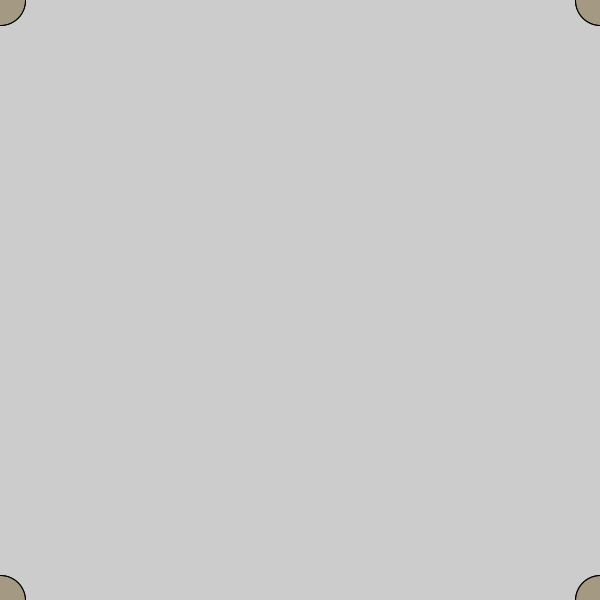
Frame 1 (no input)
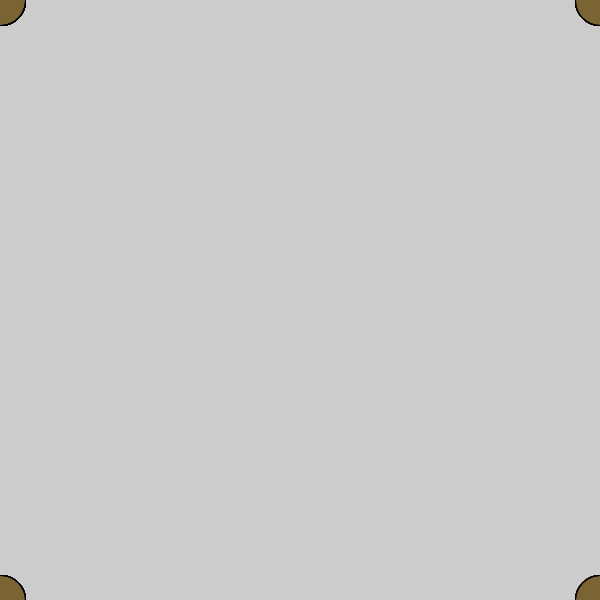
Frame 60 (the mouse pressed at the canvas centre just before this capture)
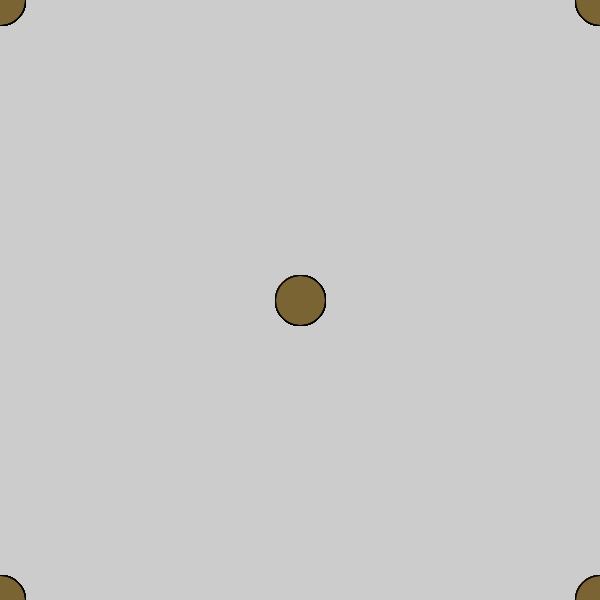
Frame 120 (the mouse held since frame 60 and released just before this capture)

The Processing sketch that drew these frames (run headless with seeded random() and noise(); from frame 60 on, the mouse is pressed at the canvas centre):

// Processing sketch: processing_186634
// ── processing_186634.pde

void setup() {
  size(600, 600);
}
void draw() {
fill(120,100,50,70);
  ellipse(mouseX, mouseY,50, 50);
  ellipse(mouseY, mouseX,50, 50);
  ellipse(height-mouseY, width-mouseX,50, 50);
  ellipse(width-mouseX,height-mouseY,50, 50);
  ellipse(height-mouseY, mouseX,50, 50);
  ellipse(mouseX,height-mouseY,50, 50);
  ellipse(mouseY, width-mouseX,50, 50);
  ellipse(width-mouseX,mouseY,50, 50);
}
